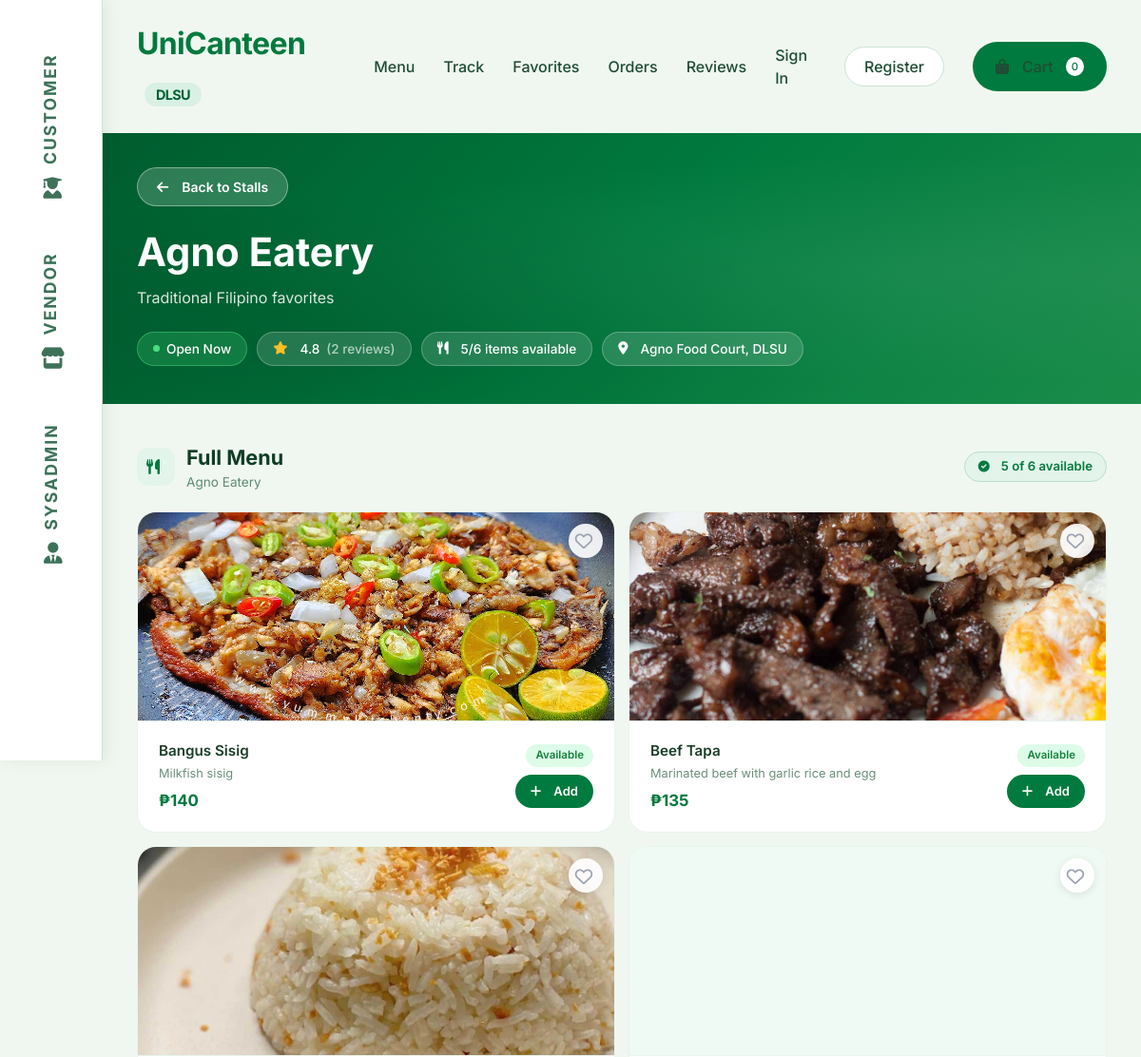
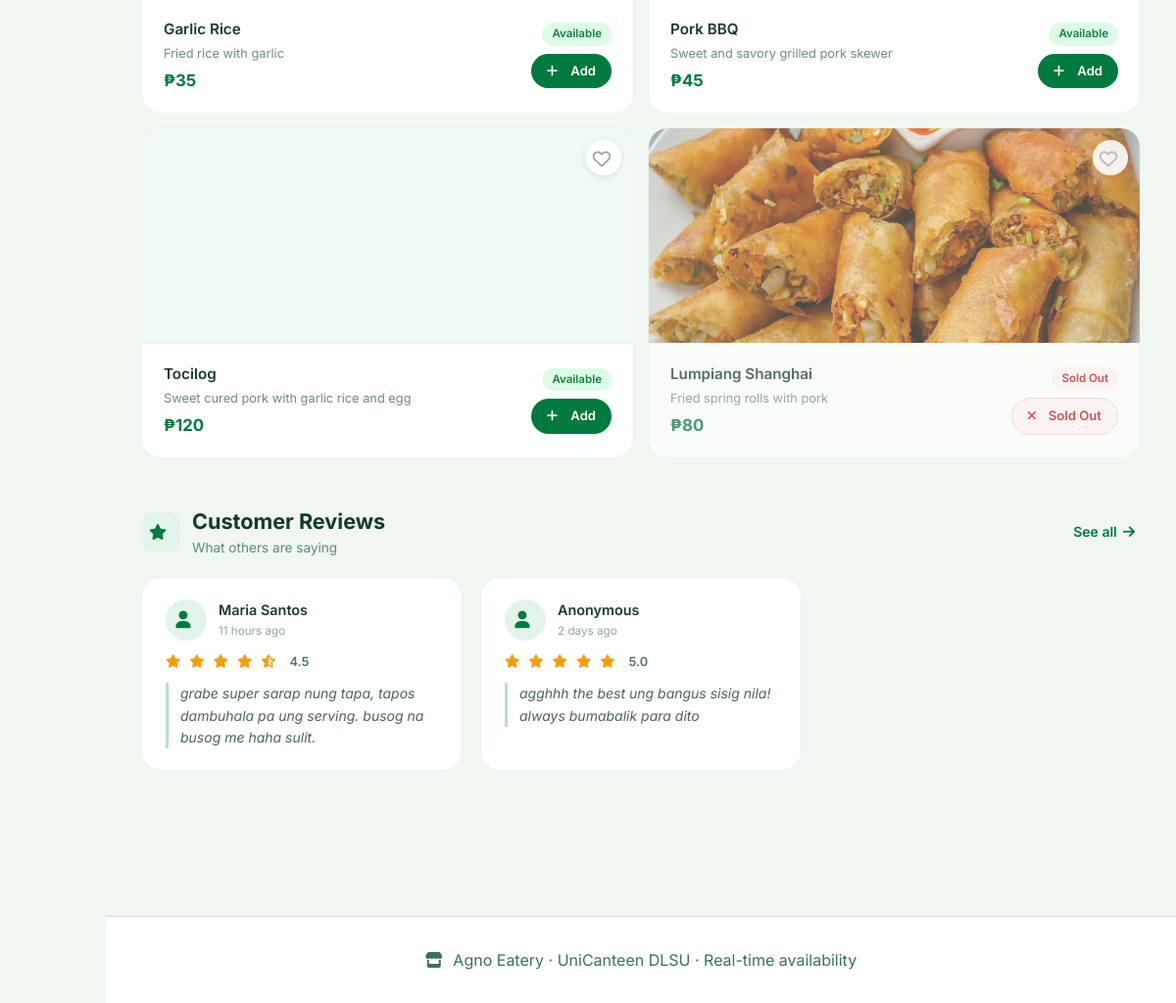
Screenshot of /index.php?page=restaurant&id=2 with the database file from the repository (2 pictures, top to bottom).
### tables this page shows
CREATE TABLE Restaurants (
    ID INT PRIMARY KEY AUTO_INCREMENT,
    name VARCHAR(60) NOT NULL,
    address VARCHAR(100),
    description TEXT,
    logo_url VARCHAR(255),
    owner_ID INT,
    is_open BOOLEAN DEFAULT TRUE,
    created_at TIMESTAMP DEFAULT CURRENT_TIMESTAMP,
    FOREIGN KEY (owner_ID) REFERENCES Users(ID)
);

CREATE TABLE Items (
    ID INT PRIMARY KEY AUTO_INCREMENT,
    name VARCHAR(60) NOT NULL,
    description TEXT,
    price DECIMAL(10, 2) NOT NULL,
    image_url VARCHAR(255),
    isAvailable BOOLEAN DEFAULT TRUE,
    restaurant_ID INT,
    created_at TIMESTAMP DEFAULT CURRENT_TIMESTAMP,
    FOREIGN KEY (restaurant_ID) REFERENCES Restaurants(ID) ON DELETE CASCADE
);

CREATE TABLE Ratings (
    ID INT PRIMARY KEY AUTO_INCREMENT,
    restaurant_ID INT,
    order_ID INT UNIQUE,
    rating DECIMAL(3, 2) CHECK (rating BETWEEN 1.0 AND 5.0),
    review TEXT,
    is_anonymous BOOLEAN DEFAULT FALSE,
    timestamp TIMESTAMP DEFAULT CURRENT_TIMESTAMP,
    FOREIGN KEY (restaurant_ID) REFERENCES Restaurants(ID) ON DELETE CASCADE,
    FOREIGN KEY (order_ID) REFERENCES Orders(ID) ON DELETE CASCADE
);

CREATE TABLE Users (
    ID INT PRIMARY KEY AUTO_INCREMENT,
    email VARCHAR(60) UNIQUE NOT NULL,
    password VARCHAR(255) NOT NULL,
    full_name VARCHAR(100) NOT NULL,
    role ENUM('U', 'V', 'A') NOT NULL,
    created_at TIMESTAMP DEFAULT CURRENT_TIMESTAMP,
    is_active BOOLEAN DEFAULT TRUE,
    is_banned BOOLEAN DEFAULT FALSE,
    last_login TIMESTAMP NULL,
    login_attempts INT DEFAULT 0,
    locked_until TIMESTAMP NULL,
    security_question VARCHAR(255) NULL,
    security_answer VARCHAR(255) NULL
);

### frontend/restaurant.php (the view, shortened to what the rows shown need)
<?php
require_once __DIR__ . '/../config/config.php';
$restaurant_id = intval($_GET['id']);
$db = Database::getInstance()->getConnection();
$restaurantQuery = "SELECT
    r.*,
    COALESCE(AVG(rt.rating), 0) as avg_rating,
    COUNT(DISTINCT rt.ID) as rating_count,
    (SELECT COUNT(*) FROM Items WHERE restaurant_ID = r.ID AND isAvailable = TRUE) as available_items_count,
    (SELECT COUNT(*) FROM Items WHERE restaurant_ID = r.ID) as total_items_count
    FROM Restaurants r
    LEFT JOIN Ratings rt ON r.ID = rt.restaurant_ID
    WHERE r.ID = ?
    GROUP BY r.ID";
$stmt = $db->prepare($restaurantQuery);
$stmt->bind_param("i", $restaurant_id);
$stmt->execute();
$restaurantResult = $stmt->get_result();
$restaurant = $restaurantResult->fetch_assoc();
$itemsQuery = "SELECT * FROM Items WHERE restaurant_ID = ? ORDER BY isAvailable DESC, name";
$stmt = $db->prepare($itemsQuery);
$stmt->bind_param("i", $restaurant_id);
$stmt->execute();
$itemsResult = $stmt->get_result();
$reviewsQuery = "SELECT
    rt.*,
    u.full_name as reviewer_name
    FROM Ratings rt
    LEFT JOIN Orders o ON rt.order_ID = o.ID
    LEFT JOIN Users u ON o.customer_ID = u.ID
    WHERE rt.restaurant_ID = ?
    ORDER BY rt.timestamp DESC
    LIMIT 6";
$stmt = $db->prepare($reviewsQuery);
$stmt->bind_param("i", $restaurant_id);
$stmt->execute();
$reviewsResult = $stmt->get_result();
$cart_items_count = 0;
$userFavorites = [];
?>
<!DOCTYPE html>
<html lang="en">
<head>
    <link rel="stylesheet" href="https://cdnjs.cloudflare.com/ajax/libs/font-awesome/6.0.0-beta3/css/all.min.css">
    <link rel="stylesheet" href="<?php echo url('assets/styles.css'); ?>">
</head>
<body>
    <div class="main-content">
        <section class="page-section">
            <div class="wrapper">
                <nav class="customer-nav">
                    <a href="<?php echo url('index.php?page=customer'); ?>" class="logo">UniCanteen <span>DLSU</span></a>
                    <div class="customer-nav-links">
                        <a href="<?php echo url('index.php?page=customer'); ?>#menu">Menu</a>
                        <a href="<?php echo url('index.php?page=customer'); ?>#track">Track</a>
                        <a href="<?php echo url('index.php?page=favorites'); ?>">Favorites</a>
                        <a href="<?php echo url('index.php?page=orders'); ?>">Orders</a>
                        <a href="<?php echo url('index.php?page=reviews'); ?>">Reviews</a>
                        <?php if (isset($_SESSION['user_id'])): ?>
                            <a
                                href="<?php echo url('index.php?page=profile'); ?>"><?php echo htmlspecialchars(explode(' ', $_SESSION['user_name'] ?? 'Profile')[0]); ?></a>
                            <a href="<?php echo url('index.php?page=logout'); ?>" class="btn-outline">Logout</a>
                        <?php else: ?>
                            <a href="<?php echo url('index.php?page=login'); ?>">Sign In</a>
                            <a href="<?php echo url('index.php?page=register'); ?>" class="btn-outline">Register</a>
                        <?php endif; ?>
                        <a href="<?php echo url('index.php?page=cart'); ?>" class="btn-primary">
                            <i class="fas fa-bag-shopping"></i> Cart
                            <span class="cart-count"><?php echo $cart_items_count; ?></span>
                        </a>
                    </div>
                </nav>
            </div>
            <div class="r-hero">
                <div class="r-hero-inner">
                    <div class="wrapper">
                        <div>
                            <a href="<?php echo url('index.php?page=customer'); ?>#menu" class="btn-back">
                                <i class="fas fa-arrow-left"></i> Back to Stalls
                            </a>
                        </div>
                        <div class="r-hero-row">
                            <div>
                                <h1><?php echo htmlspecialchars($restaurant['name']); ?></h1>
                                <?php if ($restaurant['description']): ?>
                                    <p class="r-hero-desc"><?php echo htmlspecialchars($restaurant['description']); ?></p>
                                <?php endif; ?>
                                <div class="hero-pills">
                                    <span
                                        class="h-pill <?php echo $restaurant['is_open'] ? 'pill-open' : 'pill-closed'; ?>">
                                        <span class="dot"></span>
                                        <?php echo $restaurant['is_open'] ? 'Open Now' : 'Closed'; ?>
                                    </span>
                                    <span class="h-pill">
                                        <i class="fas fa-star" style="color:#fbbf24;"></i>
                                        <?php echo number_format($restaurant['avg_rating'], 1); ?>
                                        <span style="opacity:0.65;">(<?php echo $restaurant['rating_count']; ?>
                                            reviews)</span>
                                    </span>
                                    <span class="h-pill">
                                        <i class="fas fa-utensils"></i>
                                        <?php echo $restaurant['available_items_count']; ?>/<?php echo $restaurant['total_items_count']; ?>
                                        items available
                                    </span>
                                    <?php if ($restaurant['address']): ?>
                                        <span class="h-pill">
                                            <i class="fas fa-map-marker-alt"></i>
                                            <?php echo htmlspecialchars($restaurant['address']); ?>
                                        </span>
                                    <?php endif; ?>
                                </div>
                            </div>
                        </div>
                    </div>
                </div>
            </div>
            <div class="r-body">
                <div class="wrapper">
                    <div class="sec-header">
                        <div class="sec-header-icon"><i class="fas fa-utensils"></i></div>
                        <div>
                            <h2>Full Menu</h2>
                            <p class="sec-subtitle"><?php echo $restaurant['name']; ?></p>
                        </div>
                        <div class="sec-header-end">
                            <span class="availability-pill">
                                <i class="fas fa-circle-check" style="font-size:0.75rem;"></i>
                                <?php echo $restaurant['available_items_count']; ?> of
                                <?php echo $restaurant['total_items_count']; ?> available
                            </span>
                        </div>
                    </div>
                    <div class="menu-grid-2col">
                        <?php
                        $itemsResult->data_seek(0);
                        while ($item = $itemsResult->fetch_assoc()):
                            $isAvailable = ($item['isAvailable'] == 1 || $item['isAvailable'] === '1' || $item['isAvailable'] === true);
                            $isFav = in_array($item['ID'], $userFavorites);
                            ?>
                            <div class="menu-card <?php echo !$isAvailable ? 'sold-out-card' : ''; ?>" style="position:relative;">
                                <button class="fav-btn" data-item-id="<?php echo $item['ID']; ?>"
                                        style="position:absolute; top:12px; right:12px; z-index:10; background:rgba(255,255,255,0.9); border:none; border-radius:50%; width:36px; height:36px; display:flex; align-items:center; justify-content:center; cursor:pointer; box-shadow:0 2px 8px rgba(0,0,0,0.1); color: <?php echo $isFav ? '#dc2626' : '#9ca3af'; ?>; transition: transform 0.2s, color 0.2s; font-size:1.15rem;">
                                    <i class="<?php echo $isFav ? 'fas' : 'far'; ?> fa-heart" style="transform: translate(1px, 1px);"></i>
                                </button>
                                <?php if (!empty($item['image_url'])): ?>
                                    <img src="<?php echo htmlspecialchars(url($item['image_url'])); ?>"
                                        alt="<?php echo htmlspecialchars($item['name']); ?>" class="menu-card-img">
                                <?php else: ?>
                                    <div class="menu-card-icon">
                                    </div>
                                <?php endif; ?>
                                <div class="menu-card-info-row">
                                    <div class="menu-card-body">
                                        <div class="menu-card-name"><?php echo htmlspecialchars($item['name']); ?></div>
                                        <?php if ($item['description']): ?>
                                            <div class="menu-card-desc"><?php echo htmlspecialchars($item['description']); ?>
                                            </div>
                                        <?php endif; ?>
                                        <div class="menu-card-price" style="margin-top:6px;">
                                            ₱<?php echo number_format($item['price'], 0); ?></div>
                                    </div>
                                    <div class="menu-card-actions">
                                        <span class="avail-tag-small <?php echo $isAvailable ? 'yes' : 'no'; ?>">
                                            <?php echo $isAvailable ? 'Available' : 'Sold Out'; ?>
                                        </span>
                                        <?php if (!$restaurant['is_open']): ?>
                                            <span class="btn-store-closed">
                                                <i class="fas fa-lock"></i> Store Closed
                                            </span>
                                        <?php elseif ($isAvailable): ?>
                                            <a href="<?php echo url('index.php?page=restaurant&id=' . $restaurant_id . '&add_to_cart=' . $item['ID']); ?>"
                                                class="btn-add" id="cart-btn-<?php echo $item['ID']; ?>">
                                                <i class="fas fa-plus"></i> Add
                                            </a>
                                        <?php else: ?>
                                            <span class="btn-sold">
                                                <i class="fas fa-times"></i> Sold Out
                                            </span>
                                        <?php endif; ?>
                                    </div>
                                </div>
                            </div>
                        <?php endwhile; ?>
                    </div>
                    <div class="sec-header" id="reviews">
                        <div class="sec-header-icon"><i class="fas fa-star"></i></div>
                        <div>
                            <h2>Customer Reviews</h2>
                            <p class="sec-subtitle">What others are saying</p>
                        </div>
                        <div class="sec-header-end">
                            <a href="<?php echo url('index.php?page=reviews'); ?>"
                                style="color:#007a3e; font-weight:600; font-size:0.875rem; text-decoration:none; display:flex; align-items:center; gap:6px;">
                                See all <i class="fas fa-arrow-right"></i>
                            </a>
                        </div>
                    </div>
                    <div class="reviews-grid-local">
                        <?php
                        $reviewsResult->data_seek(0);
                        if ($reviewsResult->num_rows > 0):
                            while ($review = $reviewsResult->fetch_assoc()):
                                ?>
                                <div class="rev-card">
                                    <div class="rev-top">
                                        <div class="rev-avatar">
                                            <i class="fas fa-user"></i>
                                        </div>
                                        <div>
                                            <div class="rev-name">
                                                <?php echo htmlspecialchars($review['reviewer_name'] ?? 'Anonymous'); ?>
                                            </div>
                                            <div class="rev-time"><?php echo getTimeAgo($review['timestamp']); ?></div>
                                        </div>
                                    </div>
                                    <div class="rev-stars">
                                        <?php
                                        $rating = $review['rating'];
                                        for ($i = 1; $i <= 5; $i++):
                                            if ($i <= floor($rating)): ?>
                                                <i class="fas fa-star"></i>
                                            <?php elseif ($i - 0.5 <= $rating): ?>
                                                <i class="fas fa-star-half-alt"></i>
                                            <?php else: ?>
                                                <i class="far fa-star" style="color:#d1d5db;"></i>
                                            <?php endif;
                                        endfor; ?>
                                        <span><?php echo number_format($rating, 1); ?></span>
                                    </div>
                                    <?php if ($review['review']): ?>
                                        <div class="rev-text"><?php echo htmlspecialchars(html_entity_decode($review['review'], ENT_QUOTES, 'UTF-8')); ?></div>
                                    <?php endif; ?>
                                </div>
                                <?php
                            endwhile;
                        endif; ?>
                    </div>
                </div>
            </div>
            <footer class="footer-note">
                <i class="fas fa-store"></i>
                <?php echo htmlspecialchars($restaurant['name']); ?> · UniCanteen DLSU · Real-time availability
            </footer>
        </section>
    </div>
</body>
</html>

### rows the page displays
restaurants: name "Agno Eatery", description "Traditional Filipino favorites", address "Agno Food Court, DLSU"
items: image_url (picture), name "Bangus Sisig", description "Milkfish sisig", price "140", isAvailable "Available"
items: image_url (picture), name "Beef Tapa", description "Marinated beef with garlic rice and egg", price "135", isAvailable "Available"
items: image_url (picture), name "Garlic Rice", description "Fried rice with garlic", price "35", isAvailable "Available"
items: name "Pork BBQ", description "Sweet and savory grilled pork skewer", price "45", isAvailable "Available"
items: name "Tocilog", description "Sweet cured pork with garlic rice and egg", price "120", isAvailable "Available"
items: image_url (picture), name "Lumpiang Shanghai", description "Fried spring rolls with pork", price "80", isAvailable "Sold Out"
ratings: users.full_name "Maria Santos", timestamp "11 hours ago", rating "4.5", review "grabe super sarap nung tapa, tapos dambuhala pa ung serving. busog na busog me haha sulit."
ratings: reviewer_name "Anonymous", timestamp "2 days ago", rating "5.0", review "agghhh the best ung bangus sisig nila! always bumabalik para dito"

### other values shown
$cart_items_count "0"
$restaurant['avg_rating'] "4.8"
$restaurant['rating_count'] "2"
$restaurant['available_items_count'] "5"
$restaurant['total_items_count'] "6"
